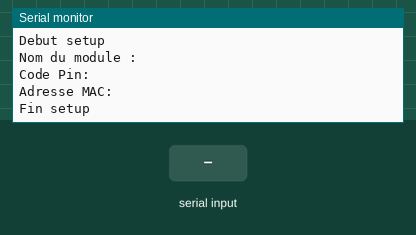
Simulated run of this sketch. Board: Arduino Uno, built with avr-gcc and run on an emulated ATmega328P. On the bench: the last lines printed to the serial monitor. The inputs (shaded band) are chosen by the test bench.

Above: at 7.2 s.
7.3 s: "ButtonRecuCapteur" received over Serial
At 9.4 s:
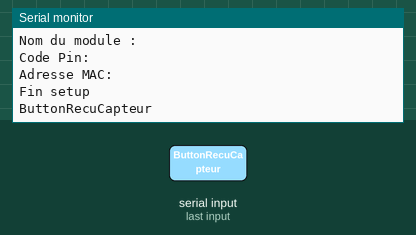
9.8 s: "ButtonRecuCapteur" received over the second serial link
At 11.9 s:
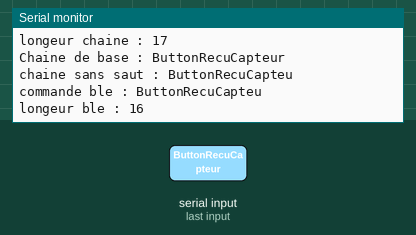
12.3 s: "Button1" received over Serial
At 14.0 s:
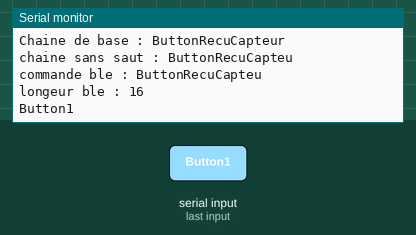
14.8 s: "Button1" received over the second serial link
At 16.9 s:
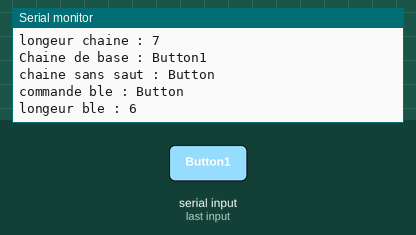

The sketch:

BLE.ino
```cpp
#include <SoftwareSerial.h>   //Software Serial Port

#define RxD 2
#define TxD 3
#define vitesse_arduino 9600
#define vitesse_bluetooth 9600

SoftwareSerial blueToothSerial(RxD,TxD);

String recvChar;
String emitChar;
String SaveChar;
String commande_bluetooth;

void setup()
{
  Serial.begin(vitesse_arduino);
  pinMode(RxD, INPUT);
  pinMode(TxD, OUTPUT);


  Serial.println("Debut setup");
  blueToothSerial.begin(vitesse_bluetooth);
  blueToothSerial.flush();
  blueToothSerial.print("AT");
  Serial.println(blueToothSerial.readString());
  blueToothSerial.print("AT+NAME?"); //Nom Module
  Serial.print("Nom du module : ");
  Serial.println(blueToothSerial.readString());
//  Serial.print("Vitesse de transmission : ");
//  blueToothSerial.print("AT+BAUD?"); // Vitesse Transmission
//  Serial.println(blueToothSerial.readString());
//  Serial.print("Role (0=Esclave ; 1=Maitre) : ");
//  blueToothSerial.print("AT+ROLE?"); // Role
//  Serial.println(blueToothSerial.readString());
  Serial.print("Code Pin: ");
  blueToothSerial.print("AT+PASS?"); // Code PIN
  Serial.println(blueToothSerial.readString());
//  Serial.print("Version : ");
//  blueToothSerial.print("AT+VERS?"); // Version
//  Serial.println(blueToothSerial.readString());
  Serial.print("Adresse MAC: ");
  blueToothSerial.print("AT+ADDR?"); // Température du module
  Serial.println(blueToothSerial.readString());
//  Serial.print("Save Info: ");
//  blueToothSerial.print("AT+SAVE?"); // Température du module
//  Serial.println(blueToothSerial.readString());
  Serial.println("Fin setup");
  delay(2000);
  blueToothSerial.flush();
}

void loop()
{

  if(blueToothSerial.available()>0)
  {
    recvChar = blueToothSerial.readString();
     int lenghtChar=recvChar.length();
     Serial.print("longeur chaine : ");
     Serial.println(lenghtChar);
     Serial.print("Chaine de base : ");
     Serial.println(recvChar);
     SaveChar = recvChar;

     //lorsque CR et LF sont actif
//     recvChar.remove(lenghtChar-2);
//     Serial.print("chaine sans saut : ");
//     Serial.println(recvChar);
//
//    commande_bluetooth = recvChar;
//    Serial.print("commande ble : ");
//    Serial.println(commande_bluetooth);
//    Serial.print("longeur ble : ");
//    Serial.println(commande_bluetooth.length());

    //lorsque CR ou LF sont actif
    recvChar.remove(lenghtChar-1);
    Serial.print("chaine sans saut : ");
    Serial.println(recvChar);

    commande_bluetooth = recvChar;
    Serial.print("commande ble : ");
    Serial.println(commande_bluetooth);
    Serial.print("longeur ble : ");
    Serial.println(commande_bluetooth.length());

    // Sans CR et LF actif
//    commande_bluetooth = SaveChar;
//    Serial.print("commande ble : ");
//    Serial.println(commande_bluetooth);
//    Serial.print("longeur ble : ");
//    Serial.println(commande_bluetooth.length());
  }
  if(Serial.available()>0)
  {
    emitChar  = Serial.readString();
    Serial.println(emitChar);
    blueToothSerial.print(emitChar);
//    blueToothSerial.write(Serial.read());
//    blueToothSerial.print(Serial.read());
  }

  if(commande_bluetooth=="ButtonRecuCapteur")
  {
    Serial.println("Emission vers le telephone");
    emitChar="Valeur 1 \n";
    blueToothSerial.print(emitChar);
    commande_bluetooth="";
  }
  if(commande_bluetooth=="Button1")
  {
    Serial.println("Actionde la commande Button 1");
    commande_bluetooth="";
  }
  if(commande_bluetooth=="Button2")
  {
    Serial.println("Actionde la commande Button 2");
    commande_bluetooth="";
  }
  if(commande_bluetooth=="Button3")
  {
    Serial.println("Actionde la commande Button 3");
    commande_bluetooth="";
  }
  if(commande_bluetooth=="Button4")
  {
    Serial.println("Actionde la commande Button 4");
    commande_bluetooth="";
  }
}
```

Measured:
- after the input at 7.3 s, the serial monitor: prints a new line after 1.0 s (image 1)
- after the input at 9.8 s, the serial monitor: prints a new line after 1.0 s (image 2)
- after the input at 12.3 s, the serial monitor: prints a new line after 1.0 s (image 3)
- after the input at 14.8 s, the serial monitor: prints a new line after 1.0 s (image 4)
